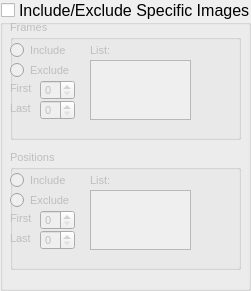
     <widget class="QGroupBox" name="groupBox_10">
      <property name="geometry">
       <rect>
        <x>10</x>
        <y>170</y>
        <width>251</width>
        <height>291</height>
       </rect>
      </property>
      <property name="font">
       <font>
        <pointsize>12</pointsize>
        <weight>50</weight>
        <bold>false</bold>
       </font>
      </property>
      <property name="title">
       <string>Include/Exclude Specific Images</string>
      </property>
      <property name="checkable">
       <bool>true</bool>
      </property>
      <property name="checked">
       <bool>false</bool>
      </property>
      <widget class="QGroupBox" name="groupBox_11">
       <property name="geometry">
        <rect>
         <x>10</x>
         <y>150</y>
         <width>231</width>
         <height>120</height>
        </rect>
       </property>
       <property name="font">
        <font>
         <pointsize>8</pointsize>
        </font>
       </property>
       <property name="title">
        <string>Positions</string>
       </property>
       <widget class="QRadioButton" name="radioButton_3">
        <property name="geometry">
         <rect>
          <x>0</x>
          <y>20</y>
          <width>95</width>
          <height>20</height>
         </rect>
        </property>
        <property name="text">
         <string>Include</string>
        </property>
       </widget>
       <widget class="QRadioButton" name="radioButton_4">
        <property name="geometry">
         <rect>
          <x>0</x>
          <y>40</y>
          <width>95</width>
          <height>20</height>
         </rect>
        </property>
        <property name="text">
         <string>Exclude</string>
        </property>
       </widget>
       <widget class="QTextEdit" name="textEdit">
        <property name="geometry">
         <rect>
          <x>80</x>
          <y>40</y>
          <width>101</width>
          <height>60</height>
         </rect>
        </property>
        <property name="html">
         <string>&lt;!DOCTYPE HTML PUBLIC &quot;-//W3C//DTD HTML 4.0//EN&quot; &quot;http://www.w3.org/TR/REC-html40/strict.dtd&quot;&gt;
&lt;html&gt;&lt;head&gt;&lt;meta name=&quot;qrichtext&quot; content=&quot;1&quot; /&gt;&lt;style type=&quot;text/css&quot;&gt;
p, li { white-space: pre-wrap; }
&lt;/style&gt;&lt;/head&gt;&lt;body style=&quot; font-family:'MS Shell Dlg 2'; font-size:8pt; font-weight:400; font-style:normal;&quot;&gt;
&lt;p style=&quot;-qt-paragraph-type:empty; margin-top:0px; margin-bottom:0px; margin-left:0px; margin-right:0px; -qt-block-indent:0; text-indent:0px; font-size:7.8pt;&quot;&gt;&lt;br /&gt;&lt;/p&gt;&lt;/body&gt;&lt;/html&gt;</string>
        </property>
       </widget>
       <widget class="QSpinBox" name="spinBox_4">
        <property name="geometry">
         <rect>
          <x>30</x>
          <y>60</y>
          <width>35</width>
          <height>20</height>
         </rect>
        </property>
        <property name="maximum">
         <number>1000</number>
        </property>
       </widget>
       <widget class="QSpinBox" name="spinBox_5">
        <property name="geometry">
         <rect>
          <x>30</x>
          <y>80</y>
          <width>35</width>
          <height>20</height>
         </rect>
        </property>
        <property name="maximum">
         <number>1000</number>
        </property>
       </widget>
       <widget class="QLabel" name="label_17">
        <property name="geometry">
         <rect>
          <x>0</x>
          <y>60</y>
          <width>41</width>
          <height>16</height>
         </rect>
        </property>
        <property name="text">
         <string>First</string>
        </property>
       </widget>
       <widget class="QLabel" name="label_18">
        <property name="geometry">
         <rect>
          <x>0</x>
          <y>80</y>
          <width>41</width>
          <height>16</height>
         </rect>
        </property>
        <property name="text">
         <string>Last</string>
        </property>
       </widget>
       <widget class="QLabel" name="label_19">
        <property name="geometry">
         <rect>
          <x>80</x>
          <y>22</y>
          <width>55</width>
          <height>16</height>
         </rect>
        </property>
        <property name="text">
         <string>List:</string>
        </property>
       </widget>
      </widget>
      <widget class="QGroupBox" name="groupBox_12">
       <property name="geometry">
        <rect>
         <x>10</x>
         <y>20</y>
         <width>231</width>
         <height>120</height>
        </rect>
       </property>
       <property name="font">
        <font>
         <pointsize>8</pointsize>
        </font>
       </property>
       <property name="title">
        <string>Frames</string>
       </property>
       <widget class="QRadioButton" name="radioButton_5">
        <property name="geometry">
         <rect>
          <x>0</x>
          <y>20</y>
          <width>95</width>
          <height>20</height>
         </rect>
        </property>
        <property name="text">
         <string>Include</string>
        </property>
       </widget>
       <widget class="QRadioButton" name="radioButton_6">
        <property name="geometry">
         <rect>
          <x>0</x>
          <y>40</y>
          <width>95</width>
          <height>20</height>
         </rect>
        </property>
        <property name="text">
         <string>Exclude</string>
        </property>
       </widget>
       <widget class="QTextEdit" name="textEdit_3">
        <property name="geometry">
         <rect>
          <x>80</x>
          <y>40</y>
          <width>101</width>
          <height>60</height>
         </rect>
        </property>
        <property name="html">
         <string>&lt;!DOCTYPE HTML PUBLIC &quot;-//W3C//DTD HTML 4.0//EN&quot; &quot;http://www.w3.org/TR/REC-html40/strict.dtd&quot;&gt;
&lt;html&gt;&lt;head&gt;&lt;meta name=&quot;qrichtext&quot; content=&quot;1&quot; /&gt;&lt;style type=&quot;text/css&quot;&gt;
p, li { white-space: pre-wrap; }
&lt;/style&gt;&lt;/head&gt;&lt;body style=&quot; font-family:'MS Shell Dlg 2'; font-size:8pt; font-weight:400; font-style:normal;&quot;&gt;
&lt;p style=&quot;-qt-paragraph-type:empty; margin-top:0px; margin-bottom:0px; margin-left:0px; margin-right:0px; -qt-block-indent:0; text-indent:0px; font-size:7.8pt;&quot;&gt;&lt;br /&gt;&lt;/p&gt;&lt;/body&gt;&lt;/html&gt;</string>
        </property>
       </widget>
       <widget class="QSpinBox" name="spinBox_8">
        <property name="geometry">
         <rect>
          <x>30</x>
          <y>60</y>
          <width>35</width>
          <height>20</height>
         </rect>
        </property>
        <property name="maximum">
         <number>1000</number>
        </property>
       </widget>
       <widget class="QSpinBox" name="spinBox_9">
        <property name="geometry">
         <rect>
          <x>30</x>
          <y>80</y>
          <width>35</width>
          <height>20</height>
         </rect>
        </property>
        <property name="maximum">
         <number>1000</number>
        </property>
       </widget>
       <widget class="QLabel" name="label_20">
        <property name="geometry">
         <rect>
          <x>0</x>
          <y>60</y>
          <width>41</width>
          <height>16</height>
         </rect>
        </property>
        <property name="text">
         <string>First</string>
        </property>
       </widget>
       <widget class="QLabel" name="label_21">
        <property name="geometry">
         <rect>
          <x>0</x>
          <y>80</y>
          <width>41</width>
          <height>16</height>
         </rect>
        </property>
        <property name="text">
         <string>Last</string>
        </property>
       </widget>
       <widget class="QLabel" name="label_22">
        <property name="geometry">
         <rect>
          <x>80</x>
          <y>22</y>
          <width>55</width>
          <height>16</height>
         </rect>
        </property>
        <property name="text">
         <string>List:</string>
        </property>
       </widget>
      </widget>
     </widget>
